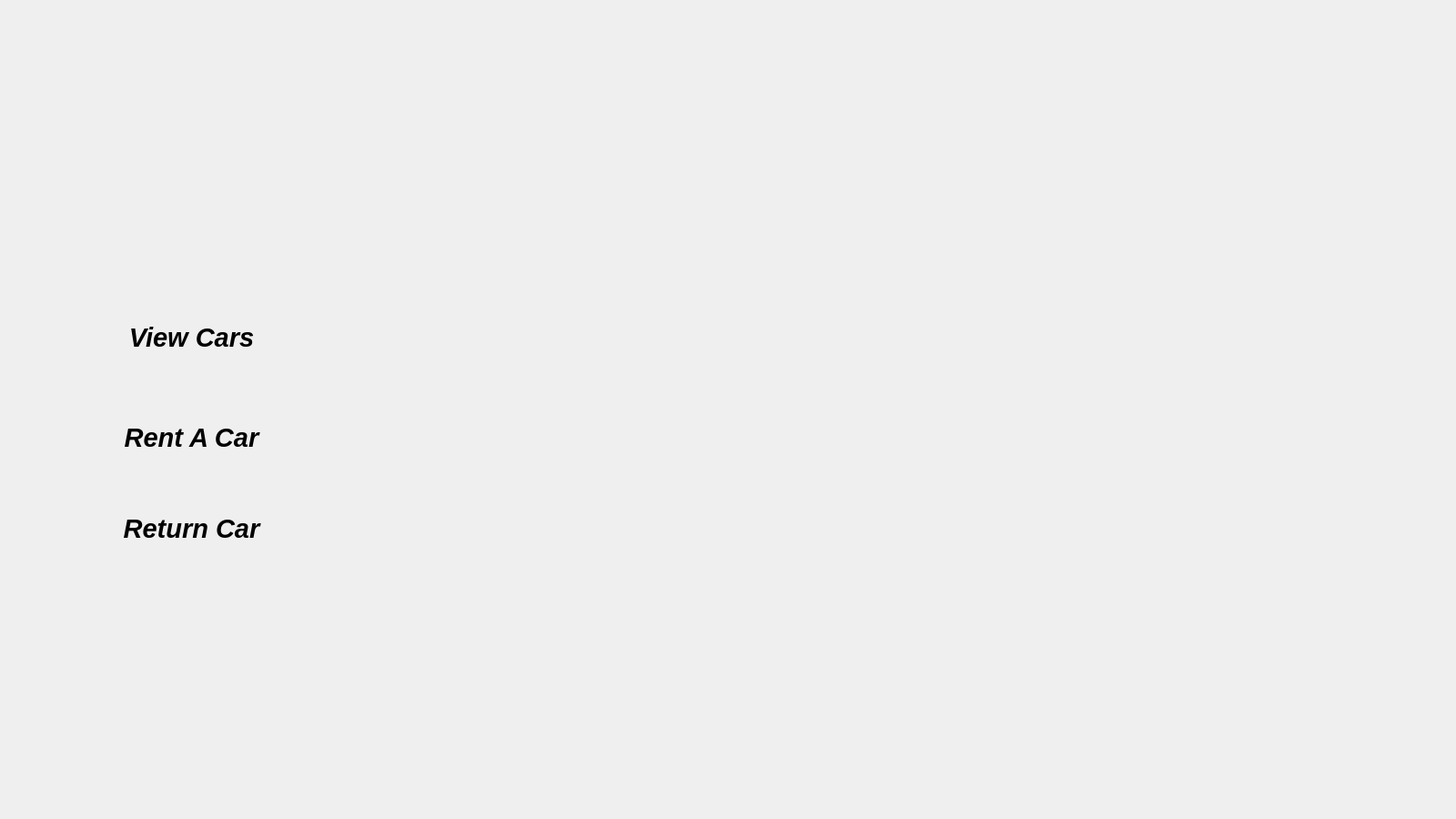
<?xml version="1.0" encoding="UTF-8"?>
<ui version="4.0">
 <class>User_Menu</class>
 <widget class="QWidget" name="User_Menu">
  <property name="geometry">
   <rect>
    <x>0</x>
    <y>0</y>
    <width>1600</width>
    <height>900</height>
   </rect>
  </property>
  <property name="windowTitle">
   <string>Form</string>
  </property>
  <widget class="QLabel" name="label">
   <property name="geometry">
    <rect>
     <x>0</x>
     <y>0</y>
     <width>1600</width>
     <height>900</height>
    </rect>
   </property>
   <property name="styleSheet">
    <string notr="true">background-image: url(:/User_Menu.jpg);</string>
   </property>
   <property name="text">
    <string/>
   </property>
  </widget>
  <widget class="QPushButton" name="view_car">
   <property name="geometry">
    <rect>
     <x>60</x>
     <y>340</y>
     <width>301</width>
     <height>61</height>
    </rect>
   </property>
   <property name="font">
    <font>
     <pointsize>22</pointsize>
     <italic>true</italic>
     <bold>true</bold>
    </font>
   </property>
   <property name="text">
    <string>View Cars</string>
   </property>
   <property name="flat">
    <bool>true</bool>
   </property>
  </widget>
  <widget class="QPushButton" name="rent_a_car">
   <property name="geometry">
    <rect>
     <x>60</x>
     <y>450</y>
     <width>301</width>
     <height>61</height>
    </rect>
   </property>
   <property name="font">
    <font>
     <pointsize>22</pointsize>
     <italic>true</italic>
     <bold>true</bold>
    </font>
   </property>
   <property name="text">
    <string>Rent A Car</string>
   </property>
   <property name="flat">
    <bool>true</bool>
   </property>
  </widget>
  <widget class="QPushButton" name="return_car">
   <property name="geometry">
    <rect>
     <x>60</x>
     <y>550</y>
     <width>301</width>
     <height>61</height>
    </rect>
   </property>
   <property name="font">
    <font>
     <pointsize>22</pointsize>
     <italic>true</italic>
     <bold>true</bold>
    </font>
   </property>
   <property name="text">
    <string>Return Car</string>
   </property>
   <property name="flat">
    <bool>true</bool>
   </property>
  </widget>
 </widget>
 <resources/>
 <connections/>
</ui>
